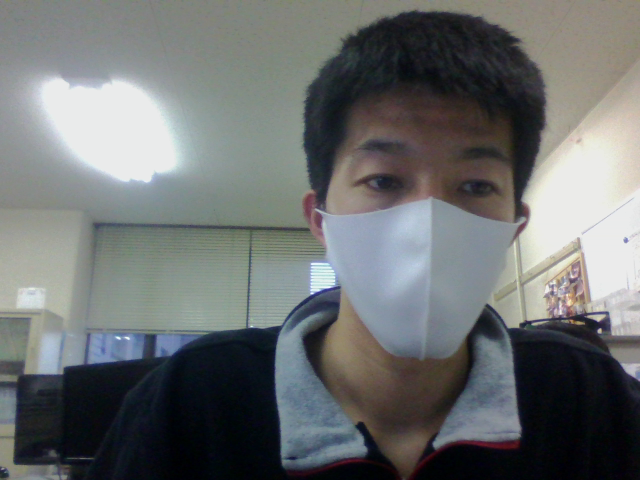
//> input picture Advanced_Food_System_Studies/1/image/image1.png, 640 x 480 px
$ ./Old_mainCode ../../Advanced_Food_System_Studies/1/image/image0.png   (built with g++ and OpenCV 4)
//> lines starting //> are read from the running program, lines starting //| are printed output that depends on the picture; after the words box and inside, x2 and y2 are one past the last pixel; in counts of white or black regions, pixels touching at a corner belong together
#include <iostream>
#include <stdio.h>
#include <stdlib.h>
#include <Windows.h>
#include <fstream> //テキストファイルを扱うために用意
#include <string>
#include <process.h>

#include <opencv2/opencv.hpp>//OpenCVのインクルード
#include "opencv2/highgui/highgui.hpp"


#define IMG_XSIZE 672
#define IMG_YSIZE 376


//テキストファイル内の各行の可能最大文字数として定義
#define YOLO_FILE_LINE_MAX_BUFFER_SIZE	1024
#define LiDAR_FILE_LINE_MAX_BUFFER_SIZE 1024

//YOLOで学習させる物体の名称を入れるファイル可能最大領域を定義
#define YOLO_LABEL_STRING_MAX_LENGTH  100


//using宣言
using namespace cv;
using namespace std;


//バウンディングボックスを縮小する際に使う
//////////////////////////////////////////
//分母←これを変更する
//double denominator = 4.5;

//分子
//double numerator = denominator - 1.0;
//////////////////////////////////////////


char *not_transporting;
char *transporting;
char *container;
char *person;


//histgram
double a_median;


int n_class = 0;


int nCommand;


int i_yolo_lidar = 0;


//HANDLE hThread_gnuplot;
//int n_flag_thread_gnuplot_exit;


//プロトタイプ宣言
void menu_screen();
int OpencvVideocaputure(int argc, const char* argv[]);
int Labeling(int argc, const char* argv[]);
int ImageToMovie(int n);
int LidarImageToMovie(int n);
int Movie_to_image();
int ImageDownloadFile();
int textfile_to_another_folder();
int remove_image_text();
int yolo_lidar();
double make_histgram(std::string outputfile_path);
double median_distance(int hist[]);
int gnuplot_mapping();

int gnuplot_histgram();


//YOLOの認識結果のテキストファイル内の項目を読み込むために用意
struct yolo_bounfing_box
{
	int x;
	int y;
	int width;
	int height;
	char name[YOLO_LABEL_STRING_MAX_LENGTH];
	double likelihood;

};


//LiDARのx,y,zと反射強度のテキストファイル内を読み込むために用意
struct point_cloud
{
	double x;
	double y;
	double z;
	double intensity;
};


//ヒストグラムを表示するために用意（仮）
struct hist_data
{
	int i;
	int count;
};


//YOLO Variables

//yolo bounding box parameters
vector<struct yolo_bounfing_box> yolo_BBox; //1まいの画像結果ごとに追加していくので，配列型（vector）にしておく
struct yolo_bounfing_box yolo_buf_bbox;

//LiDAR Variables
vector<struct point_cloud>point_cloud; //push_backするために用意
struct point_cloud point; //LiDARの出力結果(x,y,z,intensity)

vector<Point2f> yolo_lidar_inlier_pointcloud;
cv::Point2f yolo_lidar_inlier_point;

std::vector<Point3f> point_cloud_LiDAR_yzx;
cv::Point3f buf_LiDAR_yzx;

std::vector<double>all_lidar_distance;
double lidar_distance;

//LiDAR 3D → 2D//
vector<Point2f> imagePoints_LiDAR2ZED;


std::vector<Point3f>all_point_cloud_in_a_boundingbox_3D;
cv::Point3f point_cloud_in_a_boundingbox_3D;


std::vector<double>all_lidar_distance_in_boundingbox;
double lidar_distance_in_boundingbox;


std::vector<Point3f>all_point_cloud_in_a_boundingbox_container;
cv::Point3f point_cloud_in_a_boundingbox_container;

std::vector<Point3f>all_point_cloud_in_a_boundingbox_person;
cv::Point3f point_cloud_in_a_boundingbox_person;


//Number of votes in histogram
const int hist_array = 151; //奇数にする（medianを求める際に，偶数だと，配列の中央の順番が小数になる）
std::vector<int> all_hist;
int hist[hist_array];


//argcは引数の個数、argvには引数の実際の値が入る
void main(int argc, const char* argv[])
{

	int n = 0; //画像から動画を作成する際のフレーム数

	int nFlag;
	nFlag = 1;

	while (nFlag)
	{

		menu_screen();

		switch (nCommand)
		{
			//動画の入出力
		case 1:

			OpencvVideocaputure(argc, argv);

			break;

		case 2:

			Labeling(argc, argv);

			break;


		case 3:

			ImageToMovie(n);

			break;

		case 4:

			LidarImageToMovie(n);

			break;


		case 5:

			Movie_to_image();

			break;

		case 6:


			ImageDownloadFile();


			break;

		case 7:

			textfile_to_another_folder();

			break;


			/*
			case 8:
			remove_image_text();
			break;
			*/


		case 9:

			yolo_lidar();

			break;


		case 10:


			gnuplot_histgram();

			//histgram_Lidar_YOLO();

			break;


		case 0:
			nFlag = -1;
			exit(1);

		}
	}


}


//メニュー画面の関数
void menu_screen()
{

	printf("\n");
	printf("----------------------------------------------------\n");
	printf("<<1>>:動画の入出力\n");
	printf("<<2>>:画像のラベリング\n");
	printf("<<3>>:元画像ファイルから動画を生成\n");
	printf("<<4>>:元画像(半分部分)以外の画像から動画を生成\n");
	printf("<<5>>:動画から画像を作成\n");
	printf("<<6>>:別のフォルダーに画像を保存\n");
	printf("<<7>>:テキストファイルを別のフォルダーへコピーします．\n");
	//printf("<<8>>:LiDARの点群の写像画像の除去とテキストファイルの除去\n");
	printf("<<9>>:YOLOのバウンディングボックス内にあるLiDAR点群の距離を求める\n");
	printf("<<10>>:バウンディングボックス内のLiDAR点群をヒストグラムで表示する\n");
	printf("<<11>>:〇〇\n");
	printf("<<0>>:終了します．\n");
	printf("----------------------------------------------------\n");
	printf("\n");

	printf("command=");
	scanf_s("%d", &nCommand);
//> the answer given: 1


}


//動画の入出力
int OpencvVideocaputure(int argc, const char* argv[]) {
//> called with argc = 2

	Mat img;
	Mat gray_img;
	Mat faussian_img;
	Mat bin_img;
	Mat canny_img;


	//動画ファイルを指定
	std::cout << "FileName=" << std::flush;


	//文字型のファイルを用意
	std::string VideoFile = argv[argc - 1];


	//コマンドプロンプからファイル名を入力
	std::cin >> VideoFile;
//> the answer given: ../../Advanced_Food_System_Studies/1/image/image1.png


	//https://cvtech.cc/opencv/2/
	//動画読み込み用のオブジェクトを生成
	VideoCapture cap(VideoFile);


	//http://shibafu3.hatenablog.com/entry/2016/11/13/151118
	//動画書き込み用のオブジェクトを生成
	VideoWriter writer("D:\\latter_graduation_research\\recording.mov", VideoWriter::fourcc('m', 'p', '4', 'v'), 100, Size(672, 376));


	// cv::VideoCaptureが正常に動作しているかをチェック！
	if (!cap.isOpened())
	{

		std::cerr << "cannot open this movie file!" << std::endl;

		return -1;
	}

	// cv::VideoWriterが正常に動作しているかをチェック！
	if (!writer.isOpened())
	{

		std::cerr << "failed to record" << std::endl;

		return -1;
	}


	double max_frame = cap.get(CAP_PROP_FRAME_COUNT);//フレーム数　←（castした方がいい）（castとは：https://www.sejuku.net/blog/25737）


	for (int i = 0; i < int(max_frame); i++)
	{


		cap >> img;//1フレーム分取り出してimgに保存させる
//> img is the input picture: 480 rows x 640 cols, CV_8UC3; mean B, G, R 111.5, 111.3, 108.2


				   //グレイスケール化
		cvtColor(img, gray_img, CV_BGR2GRAY);
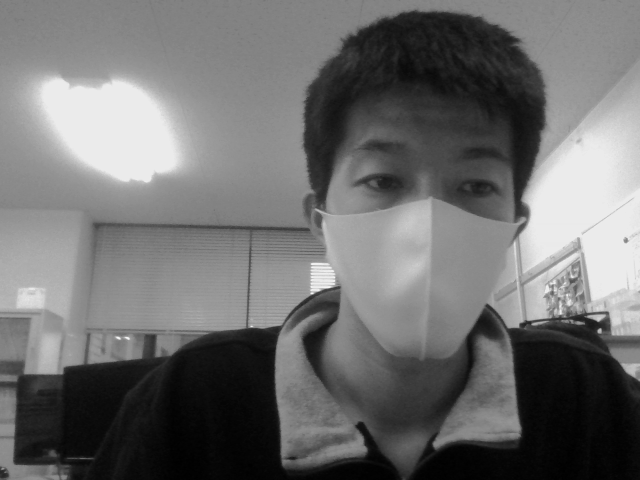
//> gray_img: 480 rows x 640 cols, CV_8UC1; min 0, max 244, mean 110.4


		//平滑化
		GaussianBlur(gray_img, faussian_img, Size(7, 7), 0.0);


		//2値化
		threshold(faussian_img, bin_img, 50, 255, THRESH_BINARY);
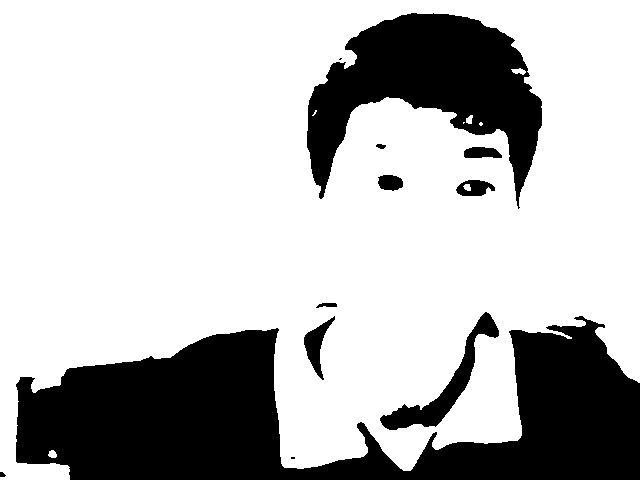
//> bin_img: 480 rows x 640 cols, CV_8UC1; 73.6% white; 12 black regions (2 under 20 px), largest, box (x1, y1, x2, y2) and area: (16, 316, 640, 480) 54847, (307, 13, 542, 209) 21614, (380, 312, 499, 430) 2708


		//輪郭抽出
		Canny(img, canny_img, 60.0, 150.0);
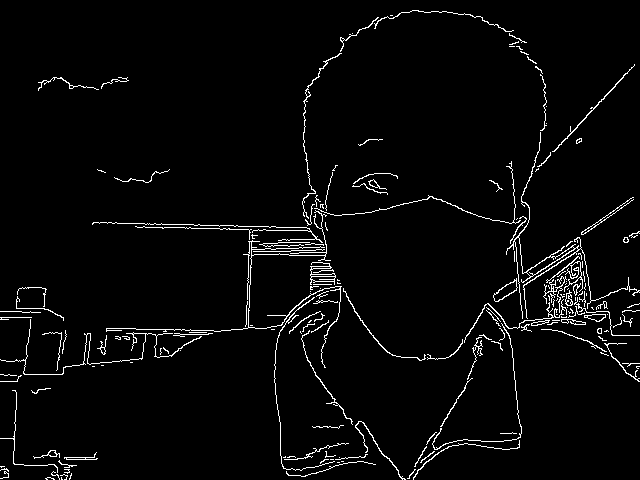
//> canny_img: 480 rows x 640 cols, CV_8UC1; 3.2% white in thin lines or dots


		imshow("Video1", img);

		imshow("Video2", bin_img);

		imshow("Video3", canny_img);


		//録画(動画ファイルに画像を出力)
		writer << bin_img;


		//もし，Enterキーが押されたら強制終了
		if (waitKey(1) == 13)
		{
			break;
		}

	}


	cap.release();//読み込み用のオブジェクトを解放
	writer.release();//書き込み用のオブジェクトを解放
	destroyAllWindows();//ウィンドウを破棄


	return 0;
}


//ラベリング
//http://imgprolab.sys.fit.ac.jp/~yama/imgproc/proc/Document_OpenCVforC_5_2019.pdf
// [1670 lines left out: functions Labeling, ImageToMovie, LidarImageToMovie, Movie_to_image, ImageDownloadFile, textfile_to_another_folder and 5 more, not called in this run]


// [68 lines of commented-out code are left out]
// [71 lines left out: function gnuplot_histgram, not called in this run]


// [134 lines of commented-out code are left out]
